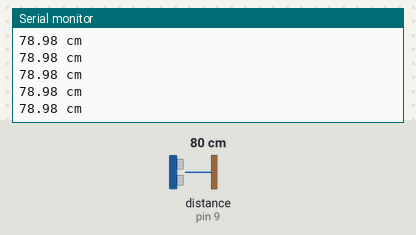
This program was run on a simulated Arduino Uno, built with avr-gcc and run on an emulated ATmega328P. On the bench: the last lines printed to the serial monitor. Wiring (inferred from the names in the program): ultrasonic range finder: trigger pin 8; echo pin 9. The test bench sets the inputs (shaded band); at power-on: distance to the obstacle (sensor on pin 9) 80 cm. The echo pulse lasts 58.3 µs per cm.

Above: at 1.2 s.
1.3 s: distance to the obstacle (sensor on pin 9) set to 120 cm
At 1.49 s:
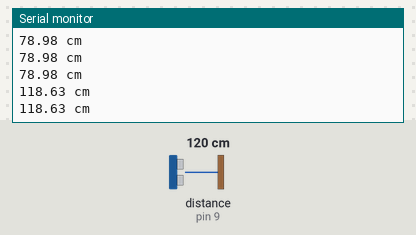
4.3 s: distance to the obstacle (sensor on pin 9) set to 2 cm
At 4.3 s:
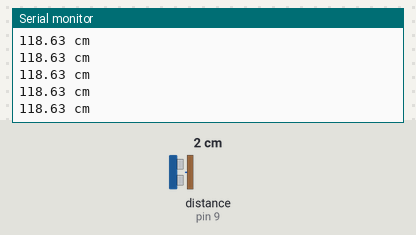
Timing chart, 0 to 7.3 s (numbered marks = the images above; inputs shaded):
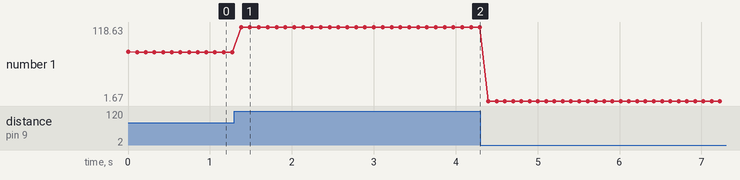

Measured:
- after the input at 1.3 s, the serial monitor: prints a new line after 0.08 s (image 1)
- plotted number 1: 78.98 → 118.63 after the input at 1.3 s, 118.63 → 1.67 after the input at 4.3 s

The program:

main.cpp
```cpp
#include <Arduino.h>

byte trig = 8;     // chân trig của HC-SR04
byte echo = 9;     // chân echo của HC-SR04

unsigned long duration; // biến đo thời gian
float distance;         // biến lưu khoảng cách

void setup(){
    Serial.begin(9600);     // giao tiếp Serial với baudrate 9600
    pinMode(trig, OUTPUT);   // chân trig sẽ phát tín hiệu
    pinMode(echo, INPUT);    // chân echo sẽ nhận tín hiệu
}

void loop(){
    digitalWrite(trig, LOW);   // tắt chân trig
    delayMicroseconds(2);
    digitalWrite(trig, HIGH);   // phát xung từ chân trig
    delayMicroseconds(5);   // xung có độ dài 5 microSeconds
    digitalWrite(trig, LOW);   // tắt chân trig

    duration = pulseIn(echo, HIGH);
    distance = duration/2/29.412;

    Serial.print(distance);
    Serial.println(" cm");
    delay(100);
}
```

potentiometer.cpp
```cpp

```
